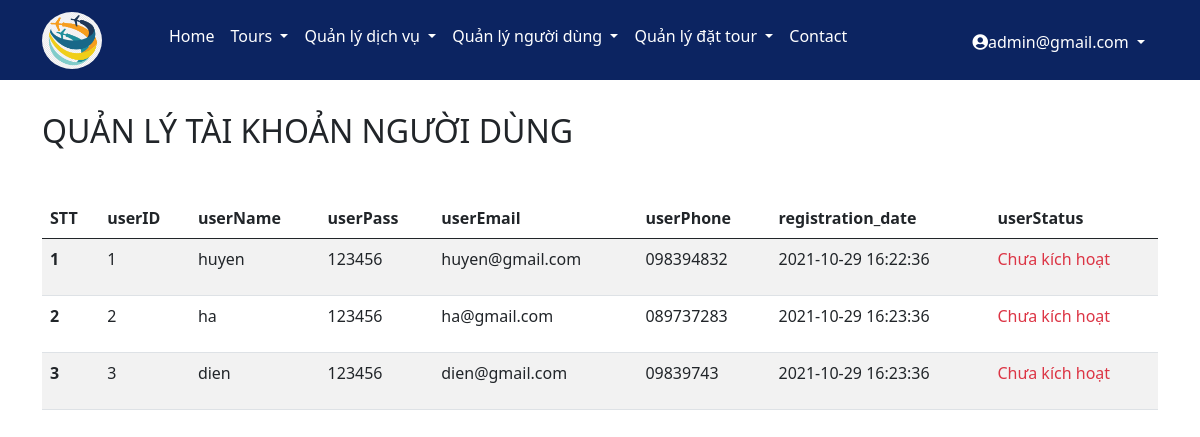
Page /admin/accountuser.php (signed in) on the committed database.
### tables this page shows
CREATE TABLE `users` (
  `userID` int(11) NOT NULL,
  `userName` varchar(50) DEFAULT NULL,
  `userPass` varchar(500) DEFAULT NULL,
  `userEmail` varchar(100) DEFAULT NULL,
  `userCode` varchar(400) DEFAULT NULL,
  `userPhone` char(12) DEFAULT NULL,
  `registration_date` datetime DEFAULT current_timestamp(),
  `userStatus` tinyint(1) DEFAULT NULL
);

### admin/accountuser.php (the view)
<?php
include('header.php');
include('../config/connect.php');
?>
<div class="container my-main">
    <h2 class="text-uppercase my-title-ad">Quản lý tài khoản người dùng</h2>
    <table class="table table-striped">
        <thead>
            <tr>
                <th scope=col>STT</th>
                <th scope=col>userID</th>
                <th scope=col>userName</th>
                <th scope=col>userPass</th>
                <th scope=col>userEmail</th>
                <th scope=col>userPhone</th>
                <th scope=col>registration_date</th>
                <th scope=col>userStatus</th>
            </tr>
        </thead>
        <tbody>
        <?php
            $sql = "select * from users";
            $result = mysqli_query($conn,$sql);
            if(mysqli_num_rows($result)>0){
                $STT=1;
                while($row=mysqli_fetch_assoc($result)){
                    $userID=$row['userID'];
                    $userName=$row['userName'];
                    $userPass=$row['userPass'];
                    $userEmail=$row['userEmail'];
                    $userPhone=$row['userPhone'];
                    $registration_date=$row['registration_date'];
                    $userStatus=$row['userStatus'];?>
                <tr>
                    <th scope=rowphp><?php echo $STT++?></th>
                    <td><?php echo $userID?></td>
                    <td><?php echo $userName?></td>
                    <td><?php echo $userPass?></td>
                    <td><?php echo $userEmail?></td>
                    <td><?php echo $userPhone?></td>
                    <td><?php echo $registration_date?></td>
                    <td>
                    <?php
                if($userStatus==0)
                echo '<p class="text-danger">Chưa kích hoạt</p>';
                else
                echo '<p class="text-success">Đã kích hoạt</p>';
            ?>
                </td>
                </tr>
         <?php
         }
    } else echo $sql;
        ?>
        </tbody>
    </table>
</div>
<?php
include('footer.php');
?>

### css/style.css (style rules this page uses)
:root { --my-color: #0c2461; }

### css/admin.css (style rules this page uses)
* { padding: 0; margin: 0; text-decoration: none; box-sizing: border-box; }
.my-main { margin-top: 32px; margin-bottom: 32px; }
.my-title-ad { margin-bottom: 48px; }

### rows in the picture
users: userID "1", userName "huyen", userPass "123456", userEmail "huyen@gmail.com", userPhone "098394832", registration_date "2021-10-29 16:22:36", userStatus "Chưa kích hoạt"
users: userID "2", userName "ha", userPass "123456", userEmail "ha@gmail.com", userPhone "089737283", registration_date "2021-10-29 16:23:36", userStatus "Chưa kích hoạt"
users: userID "3", userName "dien", userPass "123456", userEmail "dien@gmail.com", userPhone "09839743", registration_date "2021-10-29 16:23:36", userStatus "Chưa kích hoạt"

### other values in the picture
$_SESSION['success'] "admin@gmail.com"
